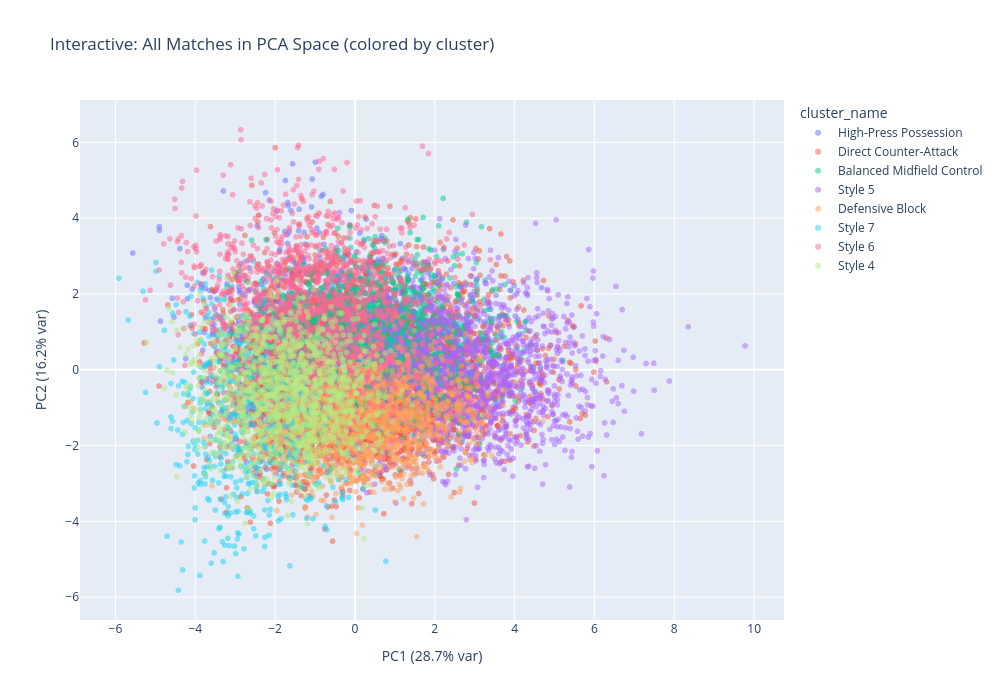

The notebook cell this image was saved under:
### Markdown cell above
---
## 7. Interactive Exploration (Plotly)

Interactive scatter plot for exploring individual match predictions.

### Code cell
# Interactive PCA plot with hover info
from sklearn.decomposition import PCA as PCA2

plot_features = [f for f in FEATURE_COLS if f in df.columns]

if len(plot_features) < 2:
    print("Not enough features for PCA plot")
else:
    X_plot = StandardScaler().fit_transform(df[plot_features].fillna(0))
    pca_2d = PCA2(n_components=2)
    coords = pca_2d.fit_transform(X_plot)

    plot_df = df[['squad', 'opponent', 'date', 'result', 'league', 'season', 'cluster']].copy()
    plot_df['PC1'] = coords[:, 0]
    plot_df['PC2'] = coords[:, 1]
    plot_df['cluster_name'] = plot_df['cluster'].map(CLUSTER_NAMES)

    fig = px.scatter(
        plot_df, x='PC1', y='PC2', color='cluster_name',
        hover_data=['squad', 'opponent', 'date', 'result', 'league'],
        opacity=0.5, title='Interactive: All Matches in PCA Space (colored by cluster)',
        labels={'PC1': f'PC1 ({pca_2d.explained_variance_ratio_[0]:.1%} var)',
                'PC2': f'PC2 ({pca_2d.explained_variance_ratio_[1]:.1%} var)'},
    )
    fig.update_layout(height=700, width=1000)
    fig.show()

### Figure 1 — Plotly figure (JSON) as saved in the notebook; plotly's stock layout.template omitted (floating-point values rounded to 4 significant figures; data arrays with more than 128 entries replaced by an {"elided": "..."} marker saying what was removed)
{"data": [{"customdata": {"elided": "1666x5 str values"}, "hovertemplate": "cluster_name=High-Press Possession<br>PC1 (28.7% var)=%{x}<br>PC2 (16.2% var)=%{y}<br>squad=%{customdata[0]}<br>opponent=%{customdata[1]}<br>date=%{customdata[2]}<br>result=%{customdata[3]}<br>league=%{customdata[4]}<extra></extra>", "legendgroup": "High-Press Possession", "marker": {"color": "#636efa", "opacity": 0.5, "symbol": "circle"}, "mode": "markers", "name": "High-Press Possession", "showlegend": true, "type": "scattergl", "x": {"elided": "1666 float values"}, "xaxis": "x", "y": {"elided": "1666 float values"}, "yaxis": "y"}, {"customdata": {"elided": "4463x5 str values"}, "hovertemplate": "cluster_name=Direct Counter-Attack<br>PC1 (28.7% var)=%{x}<br>PC2 (16.2% var)=%{y}<br>squad=%{customdata[0]}<br>opponent=%{customdata[1]}<br>date=%{customdata[2]}<br>result=%{customdata[3]}<br>league=%{customdata[4]}<extra></extra>", "legendgroup": "Direct Counter-Attack", "marker": {"color": "#EF553B", "opacity": 0.5, "symbol": "circle"}, "mode": "markers", "name": "Direct Counter-Attack", "showlegend": true, "type": "scattergl", "x": {"elided": "4463 float values"}, "xaxis": "x", "y": {"elided": "4463 float values"}, "yaxis": "y"}, {"customdata": {"elided": "2364x5 str values"}, "hovertemplate": "cluster_name=Balanced Midfield Control<br>PC1 (28.7% var)=%{x}<br>PC2 (16.2% var)=%{y}<br>squad=%{customdata[0]}<br>opponent=%{customdata[1]}<br>date=%{customdata[2]}<br>result=%{customdata[3]}<br>league=%{customdata[4]}<extra></extra>", "legendgroup": "Balanced Midfield Control", "marker": {"color": "#00cc96", "opacity": 0.5, "symbol": "circle"}, "mode": "markers", "name": "Balanced Midfield Control", "showlegend": true, "type": "scattergl", "x": {"elided": "2364 float values"}, "xaxis": "x", "y": {"elided": "2364 float values"}, "yaxis": "y"}, {"customdata": {"elided": "1504x5 str values"}, "hovertemplate": "cluster_name=Style 5<br>PC1 (28.7% var)=%{x}<br>PC2 (16.2% var)=%{y}<br>squad=%{customdata[0]}<br>opponent=%{customdata[1]}<br>date=%{customdata[2]}<br>result=%{customdata[3]}<br>league=%{customdata[4]}<extra></extra>", "legendgroup": "Style 5", "marker": {"color": "#ab63fa", "opacity": 0.5, "symbol": "circle"}, "mode": "markers", "name": "Style 5", "showlegend": true, "type": "scattergl", "x": {"elided": "1504 float values"}, "xaxis": "x", "y": {"elided": "1504 float values"}, "yaxis": "y"}, {"customdata": {"elided": "1671x5 str values"}, "hovertemplate": "cluster_name=Defensive Block<br>PC1 (28.7% var)=%{x}<br>PC2 (16.2% var)=%{y}<br>squad=%{customdata[0]}<br>opponent=%{customdata[1]}<br>date=%{customdata[2]}<br>result=%{customdata[3]}<br>league=%{customdata[4]}<extra></extra>", "legendgroup": "Defensive Block", "marker": {"color": "#FFA15A", "opacity": 0.5, "symbol": "circle"}, "mode": "markers", "name": "Defensive Block", "showlegend": true, "type": "scattergl", "x": {"elided": "1671 float values"}, "xaxis": "x", "y": {"elided": "1671 float values"}, "yaxis": "y"}, {"customdata": {"elided": "597x5 str values"}, "hovertemplate": "cluster_name=Style 7<br>PC1 (28.7% var)=%{x}<br>PC2 (16.2% var)=%{y}<br>squad=%{customdata[0]}<br>opponent=%{customdata[1]}<br>date=%{customdata[2]}<br>result=%{customdata[3]}<br>league=%{customdata[4]}<extra></extra>", "legendgroup": "Style 7", "marker": {"color": "#19d3f3", "opacity": 0.5, "symbol": "circle"}, "mode": "markers", "name": "Style 7", "showlegend": true, "type": "scattergl", "x": {"elided": "597 float values"}, "xaxis": "x", "y": {"elided": "597 float values"}, "yaxis": "y"}, {"customdata": {"elided": "1548x5 str values"}, "hovertemplate": "cluster_name=Style 6<br>PC1 (28.7% var)=%{x}<br>PC2 (16.2% var)=%{y}<br>squad=%{customdata[0]}<br>opponent=%{customdata[1]}<br>date=%{customdata[2]}<br>result=%{customdata[3]}<br>league=%{customdata[4]}<extra></extra>", "legendgroup": "Style 6", "marker": {"color": "#FF6692", "opacity": 0.5, "symbol": "circle"}, "mode": "markers", "name": "Style 6", "showlegend": true, "type": "scattergl", "x": {"elided": "1548 float values"}, "xaxis": "x", "y": {"elided": "1548 float values"}, "yaxis": "y"}, {"customdata": {"elided": "1387x5 str values"}, "hovertemplate": "cluster_name=Style 4<br>PC1 (28.7% var)=%{x}<br>PC2 (16.2% var)=%{y}<br>squad=%{customdata[0]}<br>opponent=%{customdata[1]}<br>date=%{customdata[2]}<br>result=%{customdata[3]}<br>league=%{customdata[4]}<extra></extra>", "legendgroup": "Style 4", "marker": {"color": "#B6E880", "opacity": 0.5, "symbol": "circle"}, "mode": "markers", "name": "Style 4", "showlegend": true, "type": "scattergl", "x": {"elided": "1387 float values"}, "xaxis": "x", "y": {"elided": "1387 float values"}, "yaxis": "y"}], "layout": {"height": 700, "legend": {"title": {"text": "cluster_name"}, "tracegroupgap": 0}, "title": {"text": "Interactive: All Matches in PCA Space (colored by cluster)"}, "width": 1000, "xaxis": {"anchor": "y", "domain": [0, 1], "title": {"text": "PC1 (28.7% var)"}}, "yaxis": {"anchor": "x", "domain": [0, 1], "title": {"text": "PC2 (16.2% var)"}}}}
